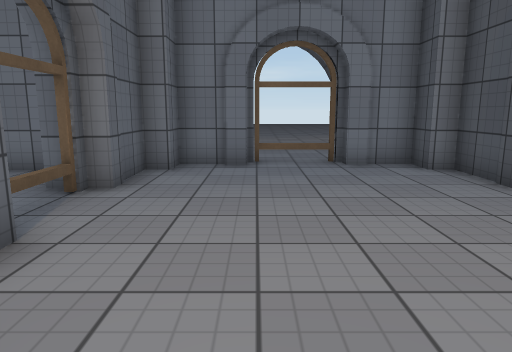
View 1 (above)

13 first-person views from a walk through a Unity game level. The camera is 1.3 m above the floor, tilts 10° down and sees 70° across. Doors are open. The floor is counted in squares, 1 m on a side. Each view is taken from the middle of a square. On the plan, view 1 faces up. The plan holds only what a view shows up to about 15 squares ahead; the rest is blank. The place goes on beyond the plan. The player character is not drawn. Surface patterns are stand-ins for the level's own textures.

View 2
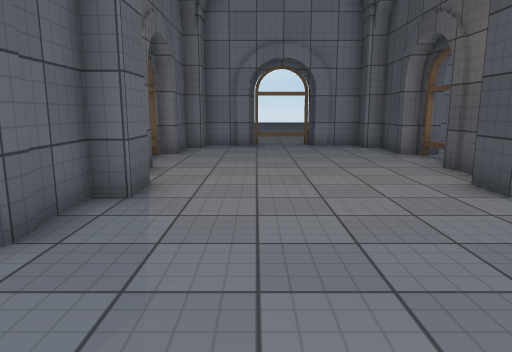

View 3
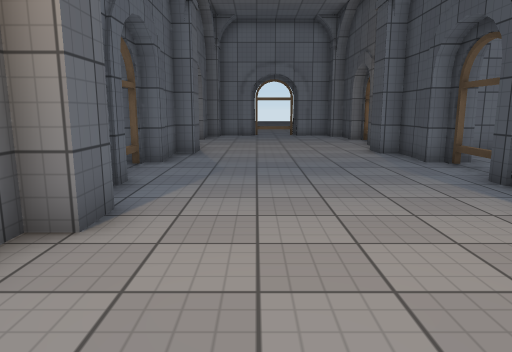

View 4
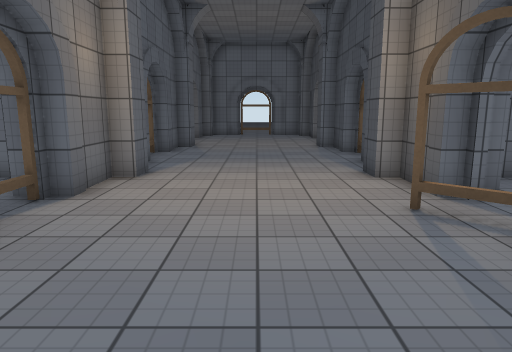

View 5
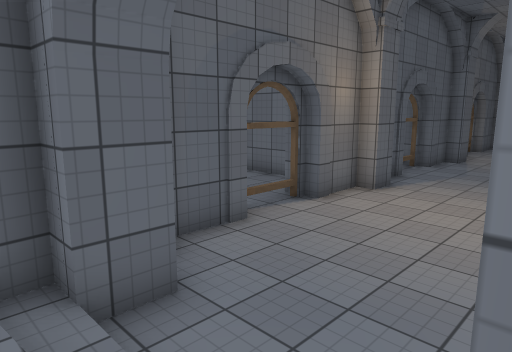

View 6
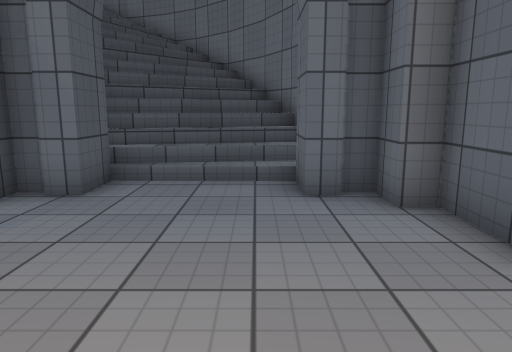

View 7
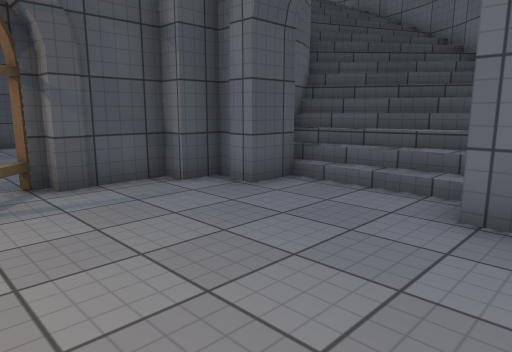

View 8
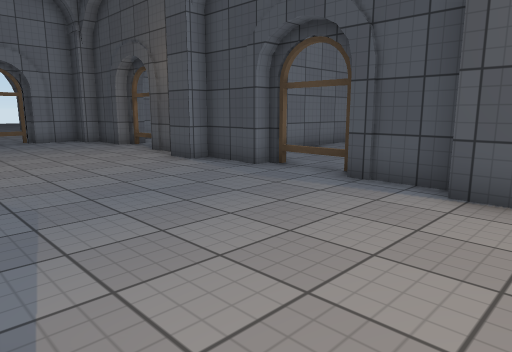

View 9
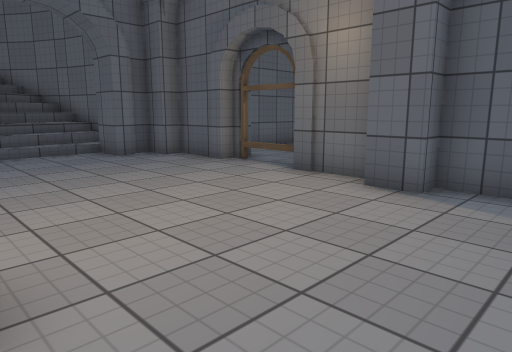

View 10
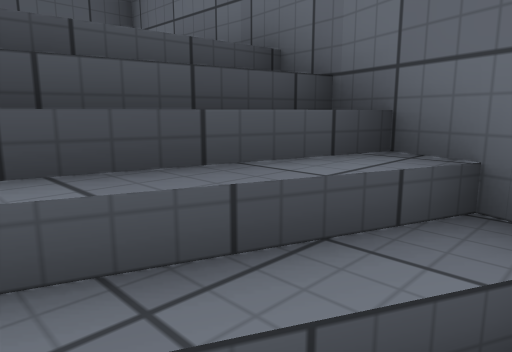

View 11
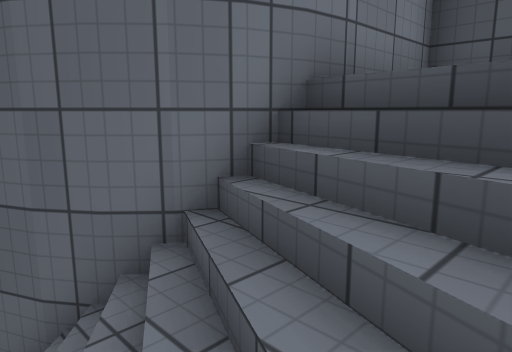

View 12
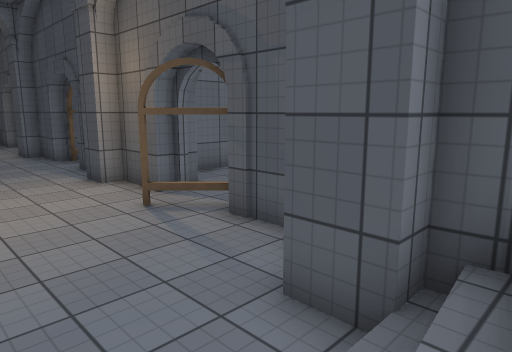

View 13
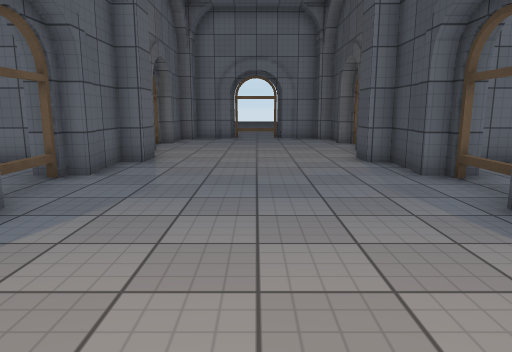

### Floor plan
Key: @ floor where view 1 was taken; # wall or solid block; . floor; / step, stairs or slope; D open door.
Columns run from 4 left of view 1 to 11 right of it. Each row starts with its distance up from view 1.
 11     ...
 10    #DD#
  9   ##DD###
  8  ##.....####
  7  #.......#.
  6 ##.......#.
  5 .D.......D
  4  D.......D
  3  #.......#
  2  #.......#
  1  ##.....########
  0  #..@....#
 -1 ##.......##.
 -2 .D.......D..
 -3  D.......D..
 -4  #.......#
 -5  #.......#
 -6  ##.....##
 -7  ##.....##
 -8  #.......#
 -9 ##.......#
-10 .D......##
-11 .D......D#
-12 ##.......#
-13  #.......#
-14  ##.....##
-15   ##DDD##
-16   ##///##
-17    #////#
-18    #////##
-19    #/////###
-20    ##//////###
-21     #//////  #
-22     ##/////  #
-23      ###///  #
-24        #######

Where each view was taken, in squares from view 1:
view 1: 0 up, 0 right, facing up
view 2: 5 down, 0 right, facing up
view 3: 11 down, 0 right, facing up
view 4: 16 down, 1 right, facing up
view 5: 17 down, 3 right, facing up-left
view 6: 9 down, 0 right, facing down
view 7: 10 down, 2 left, facing down-right
view 8: 8 down, 2 left, facing up-right
view 9: 4 down, 4 right, facing down-left
view 10: 21 down, 3 right, facing down-right
view 11: 22 down, 3 right, facing up-right
view 12: 17 down, 0 right, facing up-right
view 13: 9 down, 1 right, facing up
